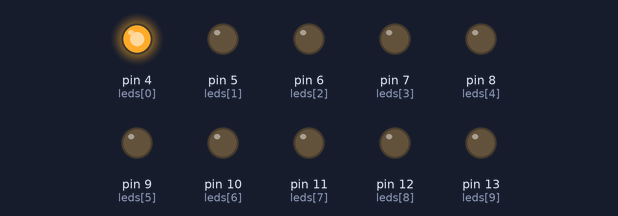
The sketch below on a simulated Arduino Uno, built with avr-gcc and run on an emulated ATmega328P. On the bench: output pins drawn as LEDs (lit = HIGH).

Above: at 0.02 s.
At 0.32 s:
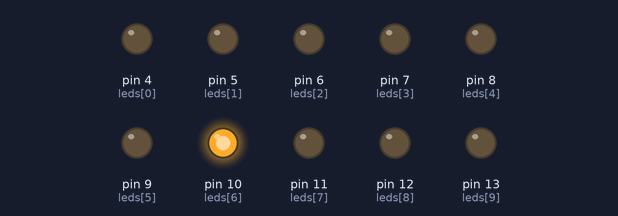
At 0.62 s:
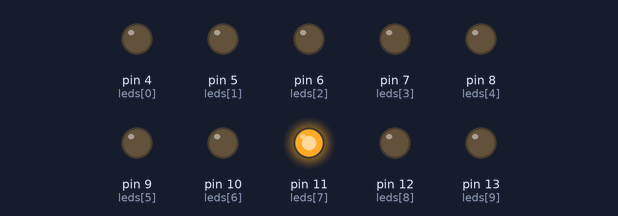
At 1.27 s:
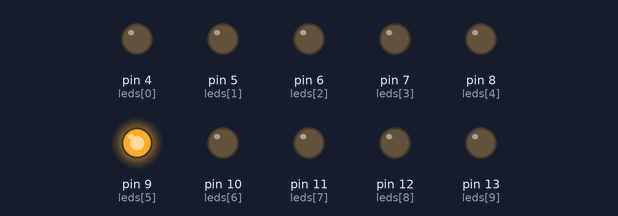
At 1.87 s:
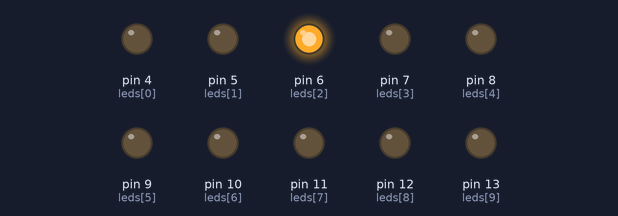
At 2.5 s:
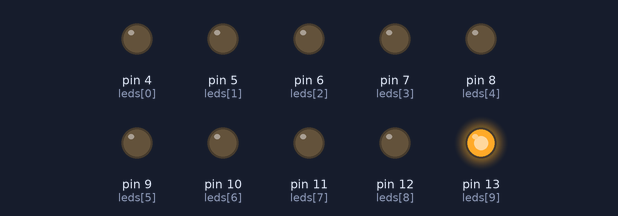
Timing chart, 0 to 3.0 s (numbered marks = the images above):
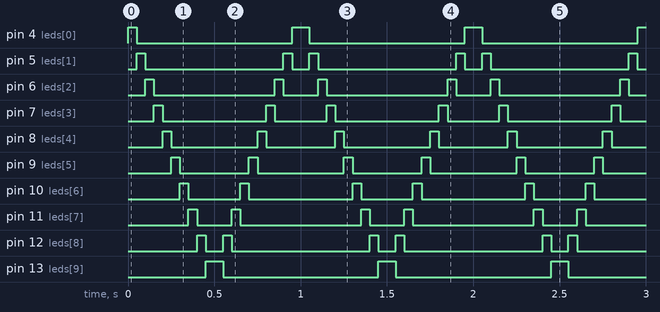

Measured:
- by itself, pin 4 (leds[0]), pin 13 (leds[9]): alternates HIGH for 0.10 s and LOW for 0.90 s
- by itself, pin 5 (leds[1]): repeats every 1.0 s: LOW 0.80 s, HIGH 0.05 s, LOW 0.10 s, HIGH 0.05 s
- by itself, pin 6 (leds[2]): repeats every 1.0 s: LOW 0.70 s, HIGH 0.05 s, LOW 0.20 s, HIGH 0.05 s
- by itself, pin 7 (leds[3]): repeats every 1.0 s: LOW 0.60 s, HIGH 0.05 s, LOW 0.30 s, HIGH 0.05 s
- by itself, pin 8 (leds[4]): alternates HIGH for 0.05 s and LOW for 0.50 s
- by itself, pin 9 (leds[5]): alternates HIGH for 0.05 s and LOW for 0.40 s
- by itself, pin 10 (leds[6]): repeats every 1.0 s: LOW 0.30 s, HIGH 0.05 s, LOW 0.60 s, HIGH 0.05 s
- by itself, pin 11 (leds[7]): repeats every 1.0 s: LOW 0.20 s, HIGH 0.05 s, LOW 0.70 s, HIGH 0.05 s

The sketch:

kitArray.ino
```cpp
// leds[0],leds[9]  leds[99]

/* int leds2[10];
leds2[0]=4;
leds2[1]=5;
....
leds2[9]=13;
*/
int leds[]={4,5,6,7,8,9,10,11,12,13};
void setup() {
   Serial.begin(9600);
   for(int i=0;i<sizeof(leds)/sizeof(int);i++)  // pin=pin+1 ó pin+=1
    { // Serial.print(i);   Serial.print(",");   Serial.println(leds[i]);
      pinMode(leds[i],OUTPUT);
      }
}

void loop() {
  for(int i=0;i<sizeof(leds)/sizeof(int);i++)  // pin=pin+1 ó pin+=1
  { digitalWrite(leds[i],HIGH);    delay(50);   digitalWrite(leds[i],LOW);
   }

  for(int i=sizeof(leds)/sizeof(int)-1;i>=0;i--)  // pin=pin-1 ó pin-=1
  { digitalWrite(leds[i],HIGH);    delay(50);   digitalWrite(leds[i] ,LOW);
  }
}
```
